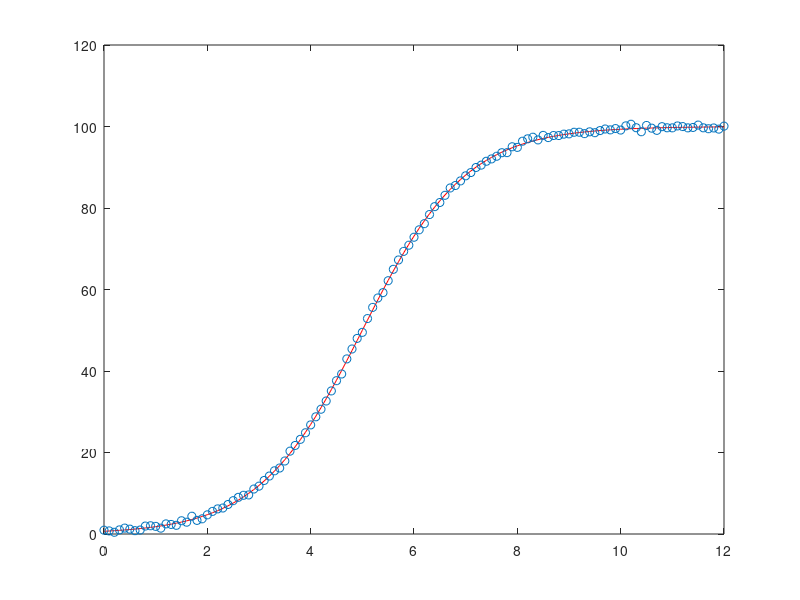

Reproduce this figure in MATLAB.
clear all
clc
% a = 133.35;
% b = 5.20;
% c = 0.78;
a = 100;
b = 5;
% c = 1;
x = 0:0.1:12;
y = a./(1+exp(b-x));
y1 = y + 0.4*randn(1,length(y));
plot(x,y,'r-',x,y1,'o')
data = [x;y1];
save mydata1 data